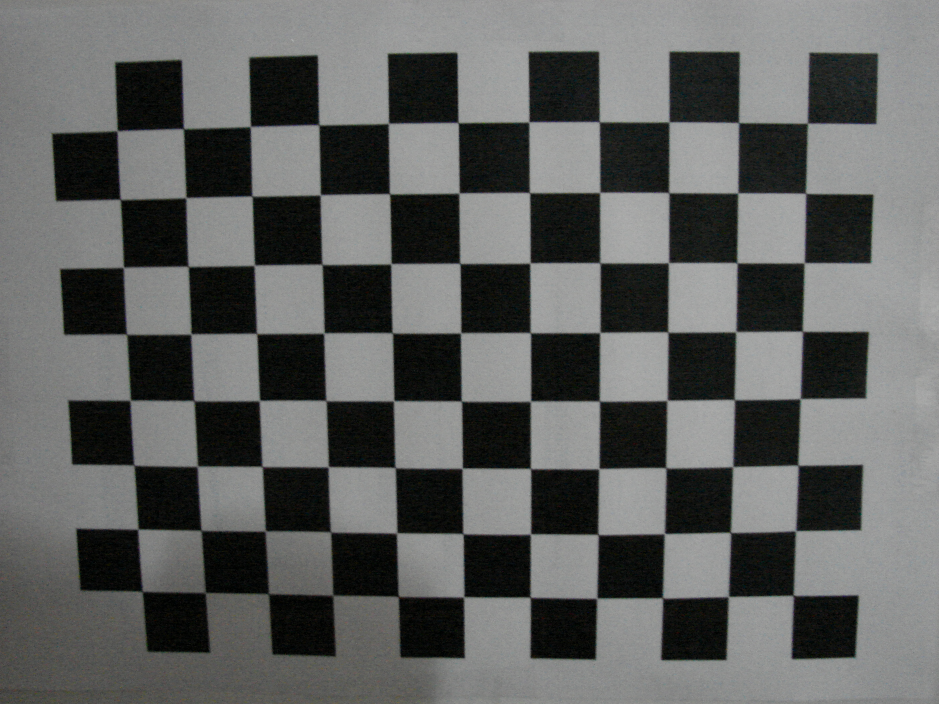
#> input picture Practico_10/tmp/1.JPG, 2816 x 2112 px (shown at 1/3 size); its folder holds only this picture in this run
$ python get_coefs.py
#> lines starting #> are read from the running program, lines starting #| are printed output that depends on the picture
#!/usr/bin/python
import cv2
import glob
import numpy as np

pattern_size = (11, 8)  # 11 esquinas por 8 esquinas
samples = []

images = glob.glob('tmp/*.JPG')   # paquete glob que me permite todaas las imagenes que estan en un directorio

for fname in images:   #recoremos las listas de iamgenes
    img = cv2.imread(fname)  #leo y lo guardo
#> img is the input picture: shape (2112, 2816, 3); mean B, G, R 95.5, 96.8, 95.4
    img = cv2.resize(img, (800, 600))  #redimenciono
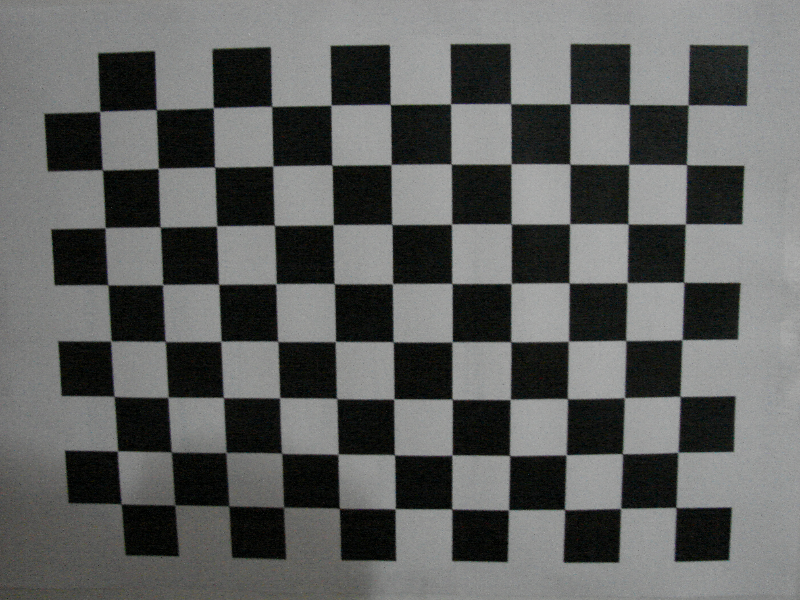
#> img: shape (600, 800, 3); mean B, G, R 95.4, 96.7, 95.3
    gray = cv2.cvtColor(img, cv2.COLOR_BGR2GRAY) #paso a escala de grises
    res, corners = cv2.findChessboardCorners(img, pattern_size, None)  #encontramos las esquinas
#> res = True; corners = 88 rows, first 8: [675.7, 507.3], [620.7, 508.3], [564.4, 509.4], [508.5, 509.8], [451.8, 509.1], [395, 508.7], [339.6, 508.4], [283.6, 507.1]
    img_show = img.copy()  #copio en img_show
    cv2.drawChessboardCorners(img_show, pattern_size, corners, res)  #dibumaos
    cv2.putText(img_show, 'Muestra numero: %d' % (len(samples)+1), (0, 40),
                cv2.FONT_HERSHEY_SIMPLEX, 1.0, (0, 255, 0), 2)
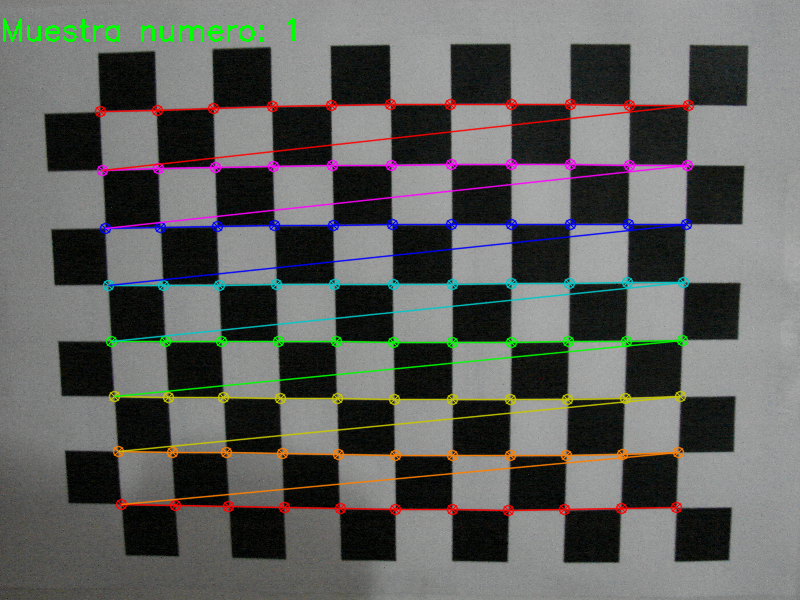
#> img_show: shape (600, 800, 3); mean B, G, R 95, 97.6, 96.8
    cv2.imshow('chessboard', img_show) #muestro
    wait_time = 0 if res else 30 #espero 30
#> wait_time = 0
    k = cv2.waitKey(wait_time)
#> (key Esc is pressed here)
    if k == ord('s') and res:
        samples.append((gray, corners))  #  agregamos los ptos que genermaos en los ptos 3d los agramos en SAMPLE
    elif k == 27:
        break

cv2.destroyAllWindows()  #CUANDO SE RECORRIENRON TODAS LAS IMAGENES TERMIN

criteria = (cv2.TERM_CRITERIA_MAX_ITER | cv2.TERM_CRITERIA_EPS, 30, 1e-3)

for i in range(len(samples)):                 # recooremos los ptos de Sanple
    img, corners =samples[i]                    # lo guaramos en img y corners
    corners = cv2.cornerSubPix(img, corners, (10, 10), (-1, -1), criteria)   # resolucion de subpixel
pattern_points = np.zeros((np.prod(pattern_size), 3), np.float32)   # definimos los ptos en 3d .. 9 x 7 esquinas con 3 elemtos  , guarmamos acad ubicacion de la esquinas en el mundo 3d y lo incialiaos en cero
pattern_points[:, :2] = np.indices(pattern_size).T.reshape(-1, 2)    # genera combinaciones (pares de ptos (que la primer esquina esta en 00 , la segundo en 01 )) y eso lo guardamos en las primeras 2 compoenntes del pto objeto
#> (the run stopped early here; a loop or call above may not have finished)

$ run again, on Practico_10/tmp/13.JPG
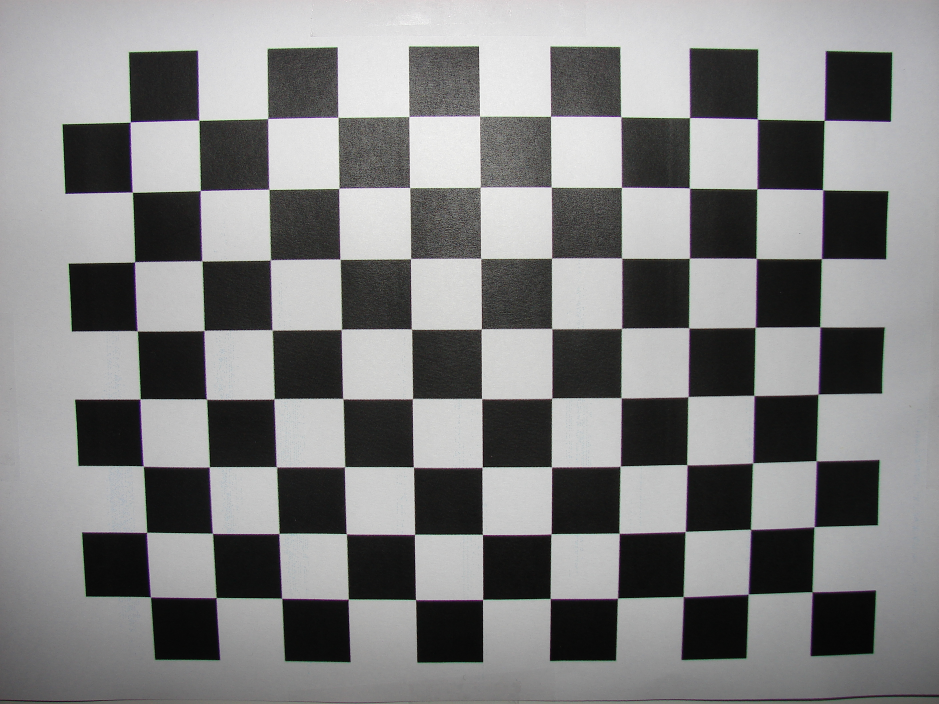
#> input picture Practico_10/tmp/13.JPG, 2816 x 2112 px (shown at 1/3 size)
#> img is the input picture: shape (2112, 2816, 3); mean B, G, R 129.1, 129, 129
#> `img = cv2.resize(img, (800, 600))`:
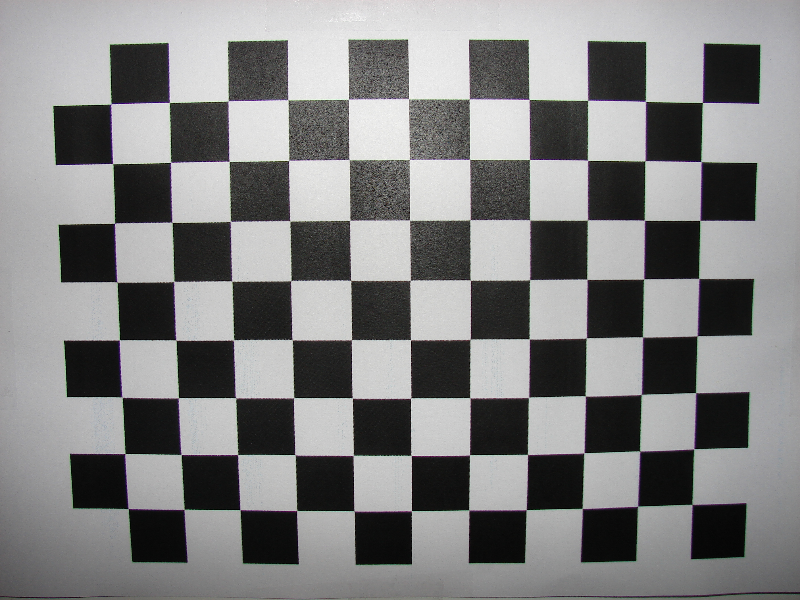
#> img: shape (600, 800, 3); mean B, G, R 129, 128.9, 128.9
#> res = True; corners = 88 rows, first 8: [691.6, 503.9], [638.1, 505.7], [582, 508.2], [526.2, 509.7], [468.7, 509.8], [411.4, 510.5], [354, 510.8], [296.8, 510.4]
#> `cv2.putText(img_show, 'Muestra numero: %d' % (len(samples)+1), (0, 40)..`:
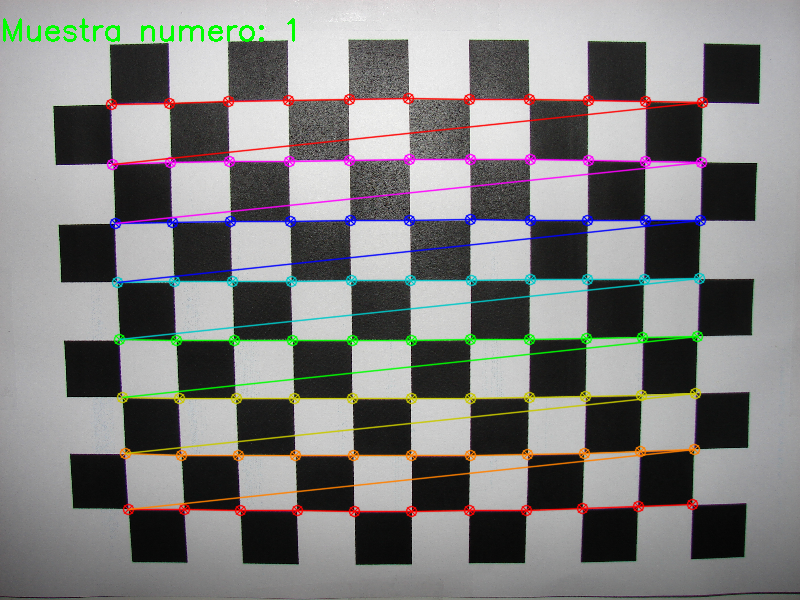
#> img_show: shape (600, 800, 3); mean B, G, R 127, 128.1, 128.7
#> wait_time = 0

$ run again, on Practico_10/tmp/14.JPG
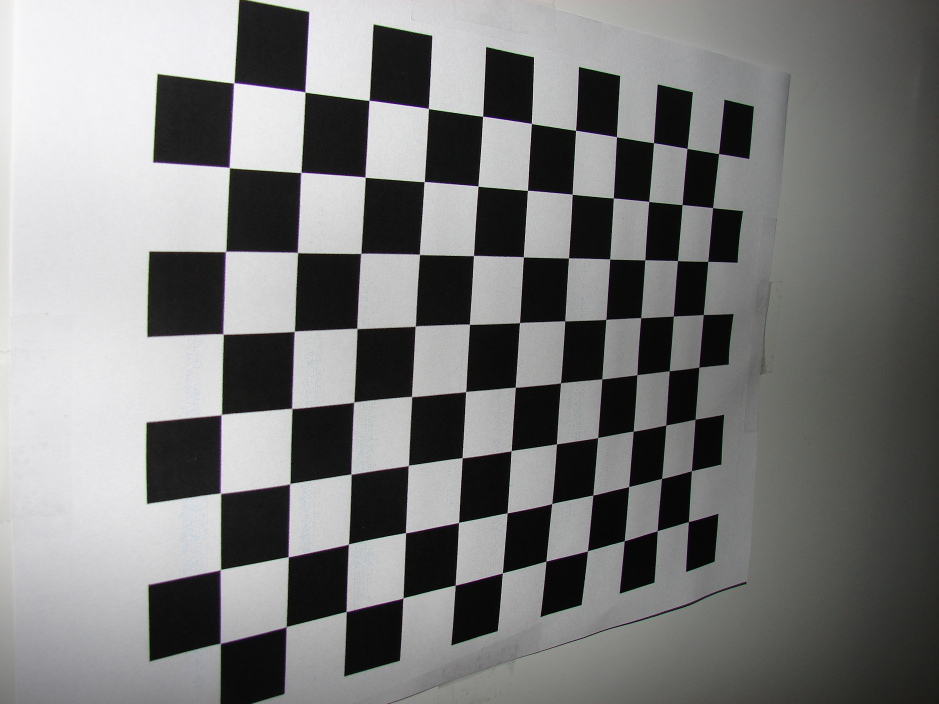
#> input picture Practico_10/tmp/14.JPG, 2816 x 2112 px (shown at 1/3 size)
#> img is the input picture: shape (2112, 2816, 3); mean B, G, R 122.7, 123.1, 122.8
#> `img = cv2.resize(img, (800, 600))`:
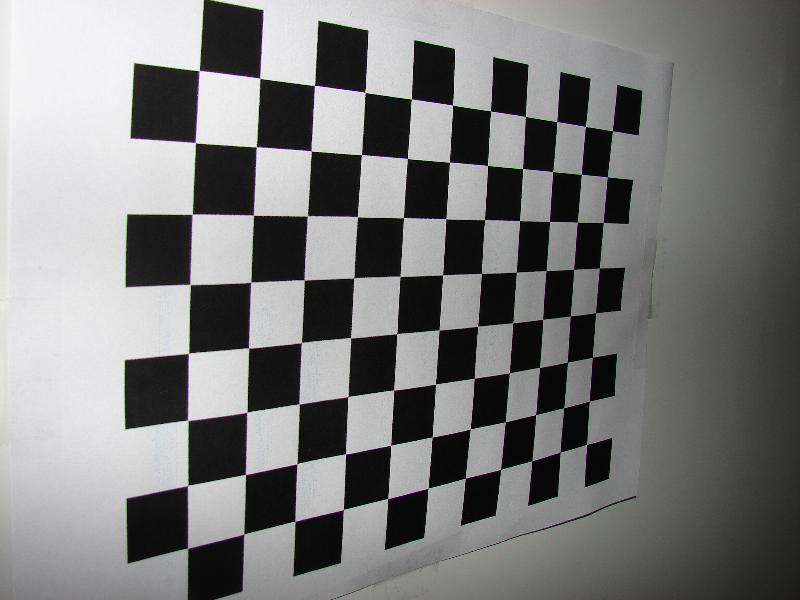
#> img: shape (600, 800, 3); mean B, G, R 122.6, 123, 122.7
#> res = True; corners = 88 rows, first 8: [585, 439], [560.5, 451.9], [531.5, 461], [500.5, 469.4], [465.5, 478.2], [428.5, 487.7], [387.5, 498.5], [343.6, 509.3]
#> `cv2.putText(img_show, 'Muestra numero: %d' % (len(samples)+1), (0, 40)..`:
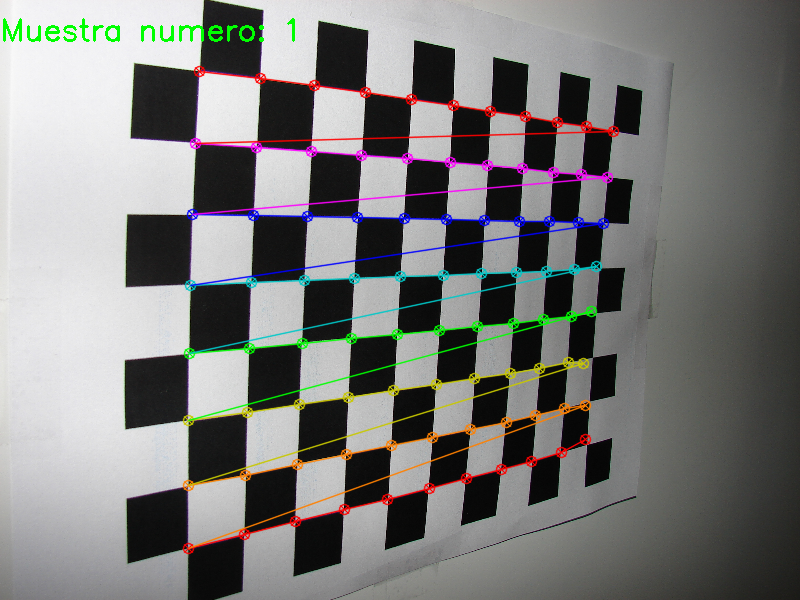
#> img_show: shape (600, 800, 3); mean B, G, R 121.4, 123.1, 123.1
#> wait_time = 0

$ run again, on Practico_10/tmp/15.JPG
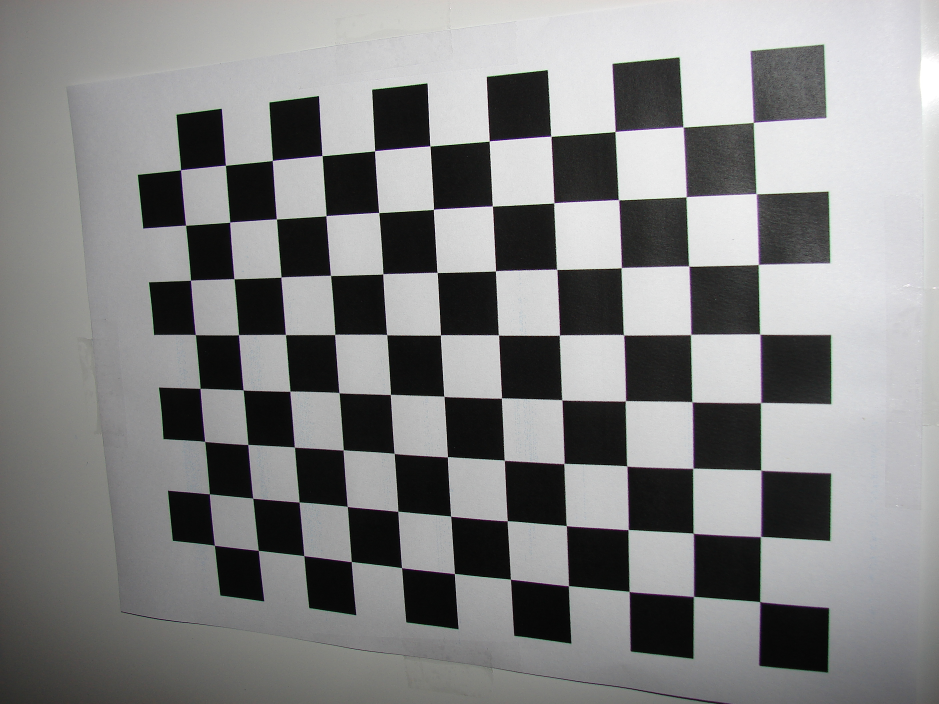
#> input picture Practico_10/tmp/15.JPG, 2816 x 2112 px (shown at 1/3 size)
#> img is the input picture: shape (2112, 2816, 3); mean B, G, R 131.7, 131.7, 131.4
#> `img = cv2.resize(img, (800, 600))`:
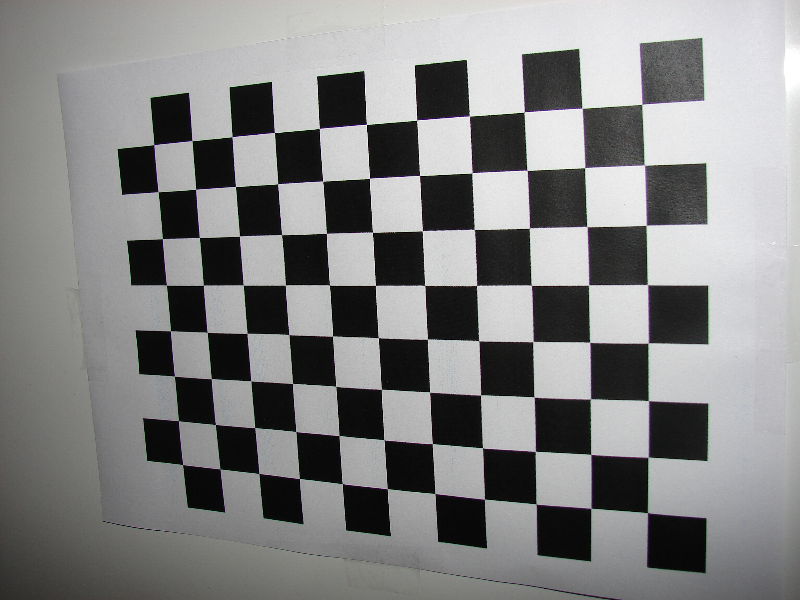
#> img: shape (600, 800, 3); mean B, G, R 131.6, 131.6, 131.3
#> res = True; corners = 88 rows, first 8: [647.5, 512.5], [591, 508.3], [536.1, 503.9], [484.6, 499.2], [434.8, 493.4], [387.3, 488.6], [342.4, 483.5], [299.4, 478.5]
#> `cv2.putText(img_show, 'Muestra numero: %d' % (len(samples)+1), (0, 40)..`:
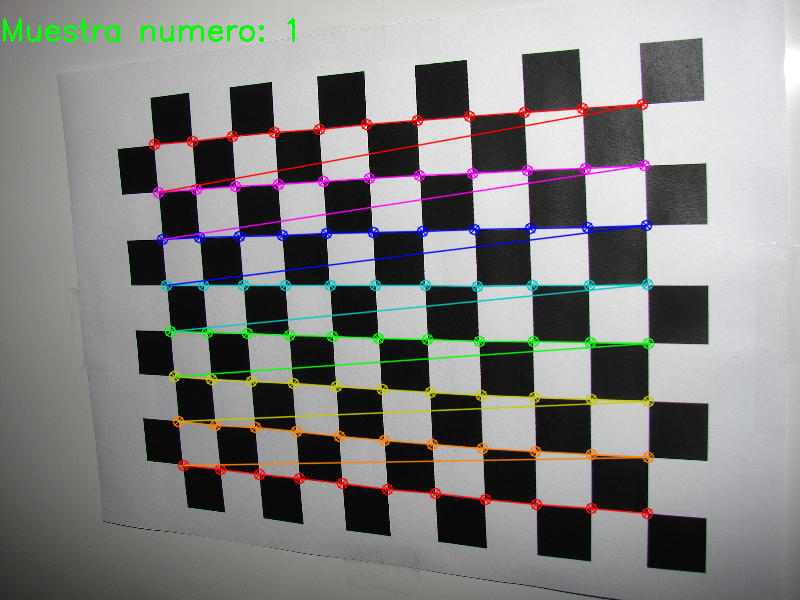
#> img_show: shape (600, 800, 3); mean B, G, R 130.2, 131.4, 131.6
#> wait_time = 0

$ run again, on Practico_10/tmp/10.JPG
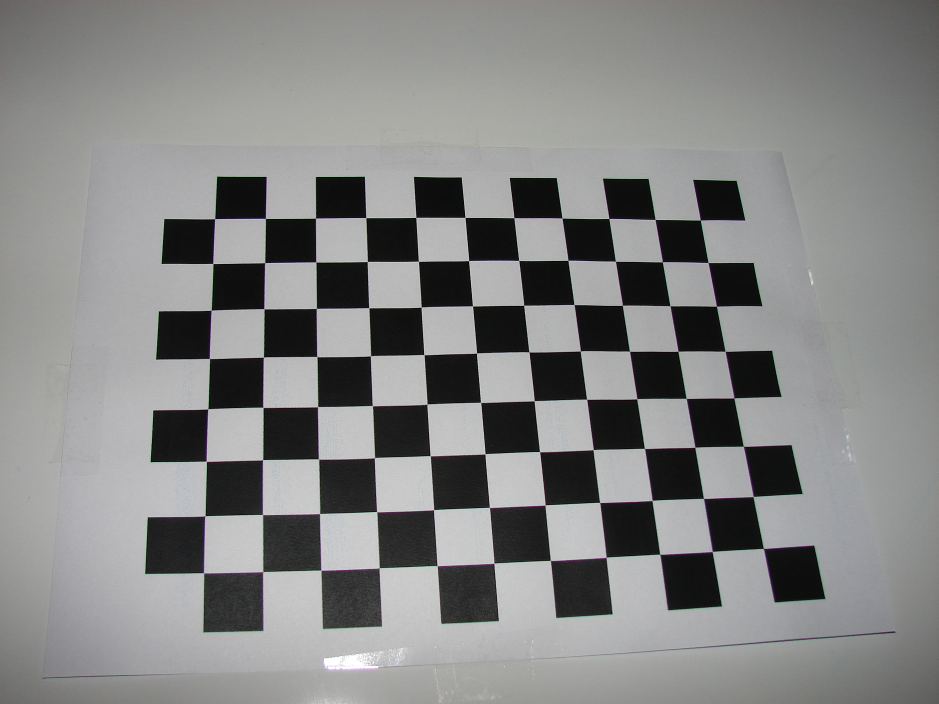
#> input picture Practico_10/tmp/10.JPG, 2816 x 2112 px (shown at 1/3 size)
#> img is the input picture: shape (2112, 2816, 3); mean B, G, R 132.2, 132.7, 132.1
#> `img = cv2.resize(img, (800, 600))`:
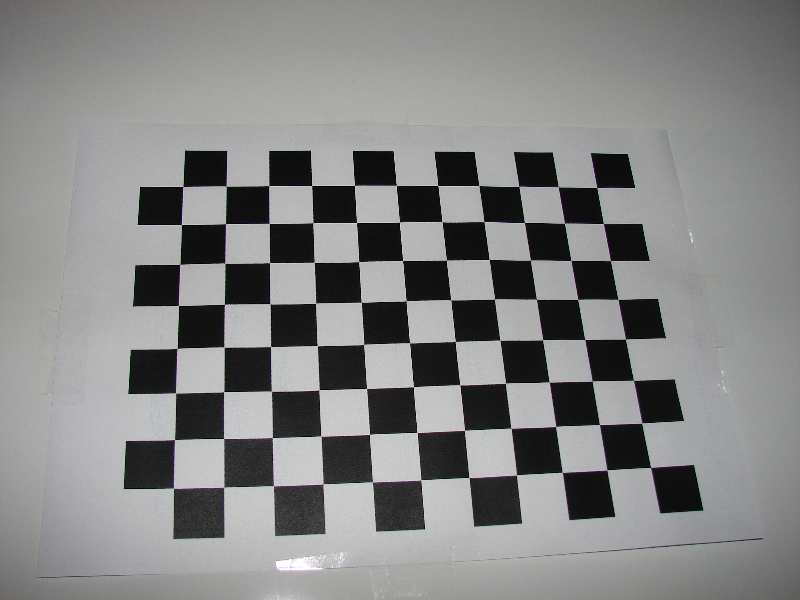
#> img: shape (600, 800, 3); mean B, G, R 132.1, 132.6, 132
#> res = True; corners = 88 rows, first 8: [650.6, 467.5], [606.8, 469.8], [562.1, 472.4], [516.5, 474.8], [468.8, 477.5], [420.7, 479.7], [372.4, 482], [323.3, 483.7]
#> `cv2.putText(img_show, 'Muestra numero: %d' % (len(samples)+1), (0, 40)..`:
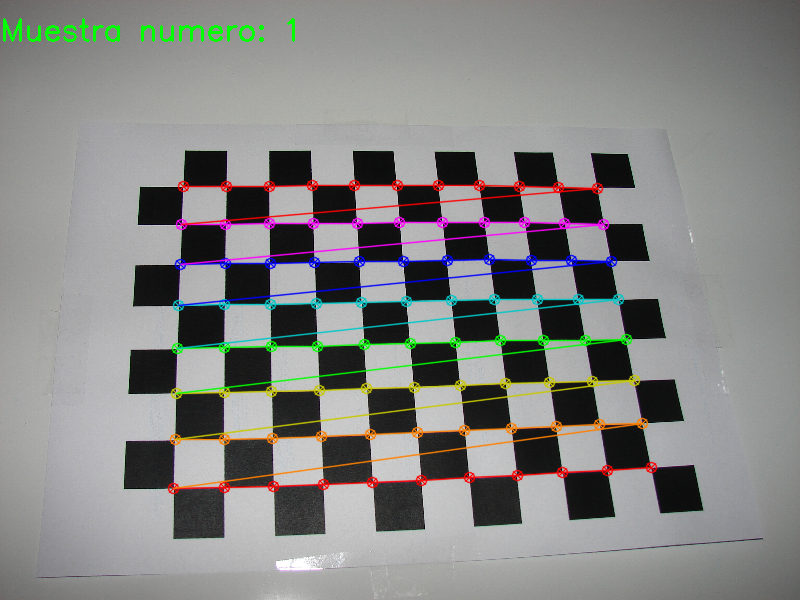
#> img_show: shape (600, 800, 3); mean B, G, R 131, 132.8, 132.6
#> wait_time = 0
